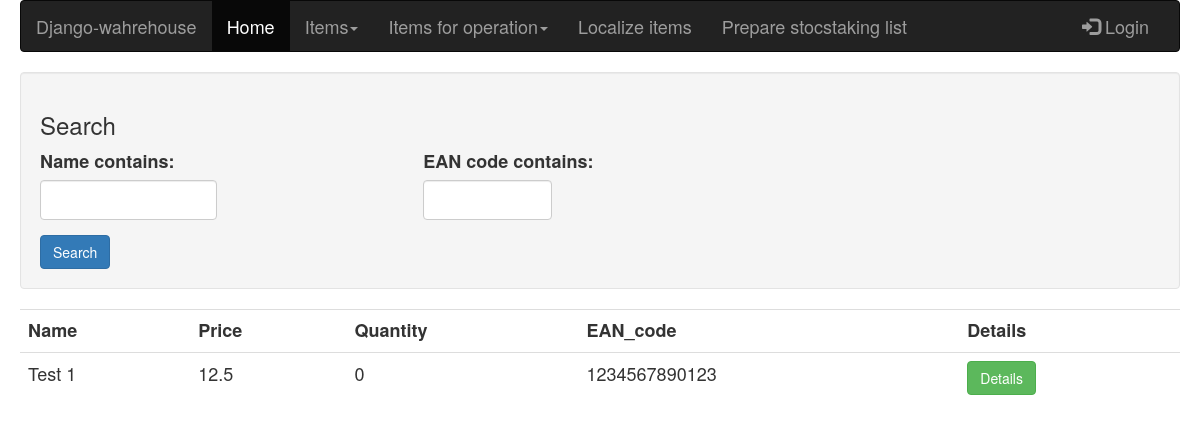
The page /warehouse/finishedproduct/search/ on the database as committed earlier.
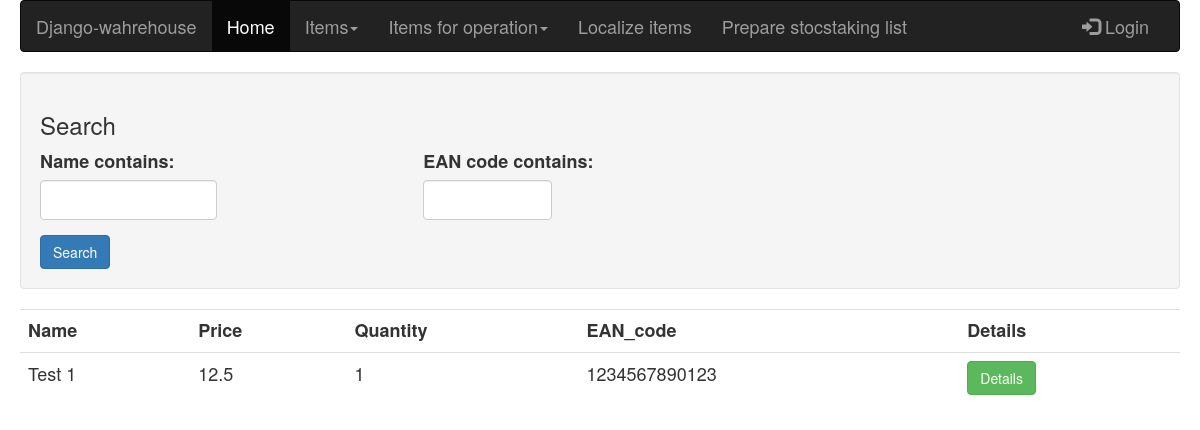
The same page on the database as committed later.
### warehouse/models.py (models this page shows, shortened)
class FinishedProduct(models.Model):
    name = models.CharField(max_length=255)
    slug = models.SlugField(blank=True)
    price = models.FloatField()
    quantity = models.PositiveIntegerField(default=0)
    EAN_code = models.CharField(max_length=13, default=0)

### warehouse/views.py (the view)
def search_finished_product_view(request):
    product_list = FinishedProduct.objects.all()
    product_filter = FinishedProductFilter(request.GET, queryset=product_list)
    return render(request, 'products_html/finished_product_search.html', {'filter': product_filter})

### warehouse/templates/products_html/finished_product_search.html (shortened to what this page needs)
{% extends "base.html" %}
{% load widget_tweaks %}
{% block content %}
<form method="get">
<div class="well">
    <h3>Search</h3>
    <div class="row">
        <div class="form-group col-sm-4 com-md-3">
            {{ filter.form.name.label_tag }}
            {% render_field filter.form.name class="form-control" %}
        </div>
        <div class="form-group col-sm-4 col-md-3">
            {{ filter.form.EAN_code.label_tag }}
            {% render_field filter.form.EAN_code class="form-control" %}
        </div>
    </div>
    <input class="btn btn-primary" type="submit" value="Search">
</div>
</form>
<table class="table table-hover">
    <tr>
        <th>Name</th>
        <th>Price</th>
        <th>Quantity</th>
        <th>EAN_code</th>
        <th>Details</th>
    </tr>
    {% for item in filter.qs %}
    <tr>
        <td>{{ item.name }}</td>
        <td>{{ item.price }}</td>
        <td>{{ item.quantity }}</td>
        <td>{{ item.EAN_code }}</td>
        <td><input class="btn btn-success" type="button" value="Details"
                   onclick="location.href='{% url 'finished_item_details' item.slug %}'"></td>
    </tr>
    {% endfor %}
</table>
{% endblock %}

Rows that differ between the two databases and show on the page:
changed FinishedProduct "Test 1": quantity "0" → "1"
